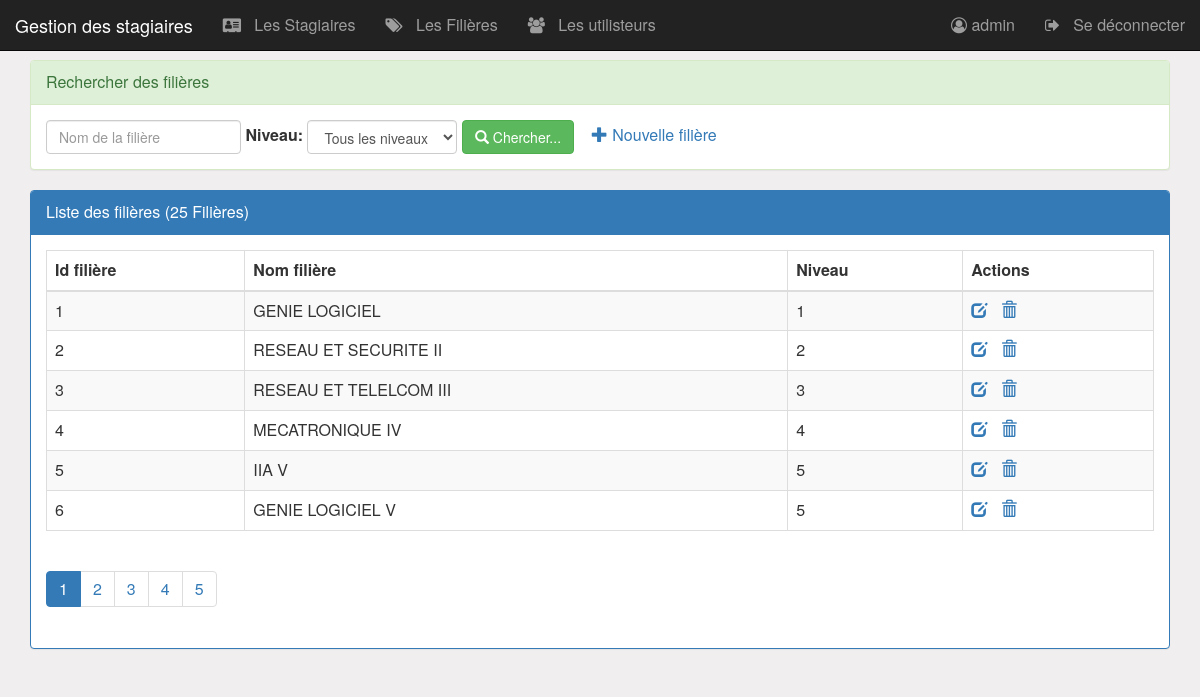
The app's page /pages/filieres.php (signed in) with its own data.
### tables this page shows
create table filiere(
    idFiliere int(4) auto_increment primary key,
    nomFiliere varchar(50),
    niveau varchar(50)
);

### pages/filieres.php (the view, shortened to what this page needs)
<?php
    require_once("connexiondb.php");
    $nomf=isset($_GET['nomF'])?$_GET['nomF']:"";
    $niveau=isset($_GET['niveau'])?$_GET['niveau']:"all";
    $size=isset($_GET['size'])?$_GET['size']:6;
    $page=isset($_GET['page'])?$_GET['page']:1;
    $offset=($page-1)*$size;
    if($niveau=="all"){
        $requete="select * from filiere
                where nomFiliere like '%$nomf%'
                limit $size
                offset $offset";
        $requeteCount="select count(*) countF from filiere
                where nomFiliere like '%$nomf%'";
    }
    $resultatF=$pdo->query($requete);
    $resultatCount=$pdo->query($requeteCount);
    $tabCount=$resultatCount->fetch();
    $nbrFiliere=$tabCount['countF'];
    $reste=$nbrFiliere % $size;
    if($reste===0)
        $nbrPage=$nbrFiliere/$size;
    else
        $nbrPage=floor($nbrFiliere/$size)+1;
?>
<!DOCTYPE HTML>
<HTML>
<head>
    <link rel="stylesheet" type="text/css" href="../css/bootstrap.css">
    <link rel="stylesheet" type="text/css" href="../css/font-awesome.min.css">
    <link rel="stylesheet" type="text/css" href="../css/monstyle.css">
</head>
<body>
    <?php include("menu.php"); ?>
    <div class="container">
        <div class="panel panel-success margetop60">
            <div class="panel-heading">Rechercher des filières</div>
            <div class="panel-body">
                <form method="get" action="filieres.php" class="form-inline">
                    <div class="form-group">
                        <input type="text" name="nomF" placeholder="Nom de la filière" class="form-control"
                            value="<?php echo $nomf ?>" />
                    </div>
                    <label for="niveau">Niveau:</label>
                    <select name="niveau" class="form-control" id="niveau" onchange="this.form.submit()">
                        <option value="all" <?php if($niveau==="all") echo "selected" ?>>Tous les niveaux</option>
                    </select>
                    <button type="submit" class="btn btn-success">
                        <span class="glyphicon glyphicon-search"></span>
                        Chercher...
                    </button>
                    <?php if ($_SESSION['user']['role']=='ADMIN') {?>
                    <a href="nouvelleFiliere.php">
                        <span class="glyphicon glyphicon-plus"></span>
                        Nouvelle filière
                    </a>
                    <?php } ?>
                </form>
            </div>
        </div>
        <div class="panel panel-primary">
            <div class="panel-heading">Liste des filières (<?php echo $nbrFiliere ?> Filières)</div>
            <div class="panel-body">
                <table class="table table-striped table-bordered">
                    <thead>
                        <tr>
                            <th>Id filière</th>
                            <th>Nom filière</th>
                            <th>Niveau</th>
                            <?php if ($_SESSION['user']['role']== 'ADMIN') {?>
                            <th>Actions</th>
                            <?php }?>
                        </tr>
                    </thead>
                    <tbody>
                        <?php while($filiere=$resultatF->fetch()){ ?>
                        <tr>
                            <td><?php echo $filiere['idFiliere'] ?> </td>
                            <td><?php echo $filiere['nomFiliere'] ?> </td>
                            <td><?php echo $filiere['niveau'] ?> </td>
                            <?php if ($_SESSION['user']['role']== 'ADMIN') {?>
                            <td>
                                <a href="editerFiliere.php?idF=<?php echo $filiere['idFiliere'] ?>">
                                    <span class="glyphicon glyphicon-edit"></span>
                                </a>
                                <a onclick="return confirm('Etes vous sur de vouloir supprimer la filière')"
                                    href="supprimerFiliere.php?idF=<?php echo $filiere['idFiliere'] ?>">
                                    <span class="glyphicon glyphicon-trash"></span>
                                </a>
                            </td>
                            <?php }?>
                        </tr>
                        <?PHP } ?>
                    </tbody>
                </table>
                <div>
                    <ul class="pagination">
                        <?php for($i=1;$i<=$nbrPage;$i++){ ?>
                        <li class="<?php if($i==$page) echo 'active' ?>">
                            <a
                                href="filieres.php?page=<?php echo $i;?>&nomF=<?php echo $nomf ?>&niveau=<?php echo $niveau ?>">
                                <?php echo $i; ?>
                            </a>
                        </li>
                        <?php } ?>
                    </ul>
                </div>
            </div>
        </div>
    </div>
</body>
</HTML>

### css/monstyle.css (style rules this page uses)
.margetop60 { margin-top: 60px; }
body { background-color: rgb(240, 238, 238); font-size: 16px; }

### records on screen
filiere: idFiliere "1", nomFiliere "GENIE LOGICIEL", niveau "1"
filiere: idFiliere "2", nomFiliere "RESEAU ET SECURITE II", niveau "2"
filiere: idFiliere "3", nomFiliere "RESEAU ET TELELCOM III", niveau "3"
filiere: idFiliere "4", nomFiliere "MECATRONIQUE IV", niveau "4"
filiere: idFiliere "5", nomFiliere "IIA V", niveau "5"
filiere: idFiliere "6", nomFiliere "GENIE LOGICIEL V", niveau "5"

### other values on screen
$_SESSION['user']['login'] "admin"
$nbrFiliere "25"
